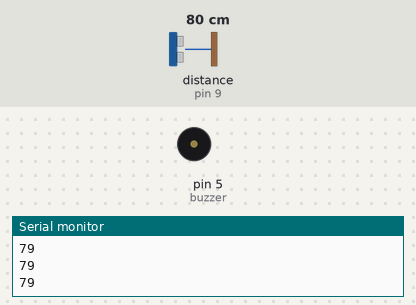
A sketch run on a simulated Arduino Uno, built with avr-gcc and run on an emulated ATmega328P. Parts: buzzer (waves = sounding, pin HIGH), the last lines printed to the serial monitor. Wiring (inferred from the names in the program): ultrasonic range finder: trigger pin 10; echo pin 9. The test bench sets the inputs (shaded band); at power-on: distance to the obstacle (sensor on pin 9) 80 cm. The echo pulse lasts 58.3 µs per cm; pins used as bus, display or sensor lines are not drawn.

Above: at 1.2 s.
1.3 s: distance to the obstacle (sensor on pin 9) set to 56 cm
2.8 s: distance to the obstacle (sensor on pin 9) set to 47 cm
At 4.0 s:
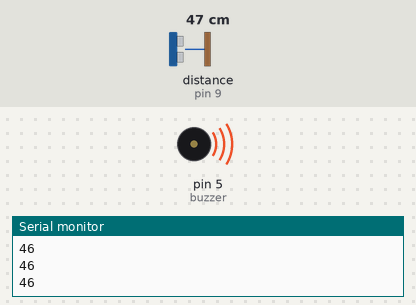
4.3 s: distance to the obstacle (sensor on pin 9) set to 60 cm
At 4.7 s:
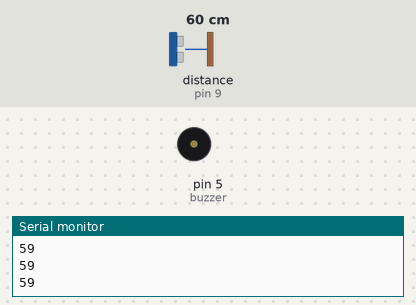
5.8 s: distance to the obstacle (sensor on pin 9) set to 2 cm
At 6.9 s:
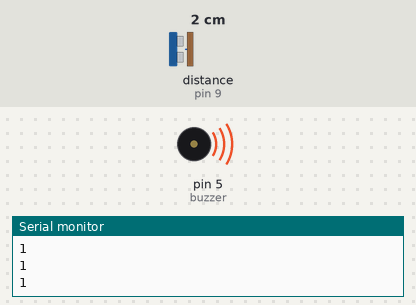
Timing chart, 0 to 8.3 s (numbered marks = the images above; inputs shaded):
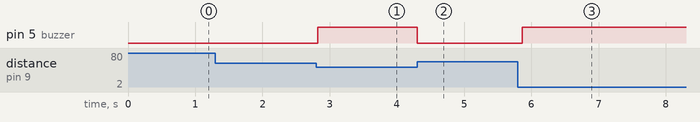

The sketch:

ultrasonic.ino
```cpp
/*
  This code should work to get warning cross the buzzer when something be closer than 0.5 meter
  Circuit is ultrasonic sensor and buzzer +5v and Arduino uno is used
  a_atef45@yahoo.com
  www.zerosnones.net
  +201153300223
*/
// Define pins for ultrasonic and buzzer
int const trigPin = 10;
int const echoPin = 9;
const int buzzer = 5; //buzzer to arduino pin 9

void setup()
{
  Serial.begin(9600);
  pinMode(trigPin, OUTPUT); // trig pin will have pulses output
  pinMode(echoPin, INPUT); // echo pin should be input to get pulse width
  pinMode(buzzer, OUTPUT); // buzz pin is output to control buzzering
}

void loop()
{
  // Duration will be the input pulse width and distance will be the distance to the obstacle in centimeters
  int duration, distance;
  // Output pulse with 1ms width on trigPin
  digitalWrite(trigPin, HIGH);
  delay(1);
  digitalWrite(trigPin, LOW);
  // Measure the pulse input in echo pin
  duration = pulseIn(echoPin, HIGH);
  // Distance is half the duration devided by 29.1 (from datasheet)
  distance = (duration/2) / 29.1;
  Serial.println(distance);
  // if distance less than 0.5 meter and more than 0 (0 or less means over range)
    if (distance <= 50 && distance >= 0) {
      // Buzz
      digitalWrite(buzzer, HIGH);
    } else {
      // Don't buzz
      digitalWrite(buzzer, LOW);
    }
    // Waiting 60 ms won't hurt any one
    delay(60);
}
```

Measured:
- the behaviour switches between 52 and 51 cm on distance to the obstacle (sensor on pin 9) (found by bisection; images 0 and 1)
- after the input at 2.8 s, pin 5 (buzzer): LOW → HIGH at once
- after the input at 4.3 s, pin 5 (buzzer): HIGH → LOW at once
- after the input at 5.8 s, pin 5 (buzzer): LOW → HIGH after 0.07 s
